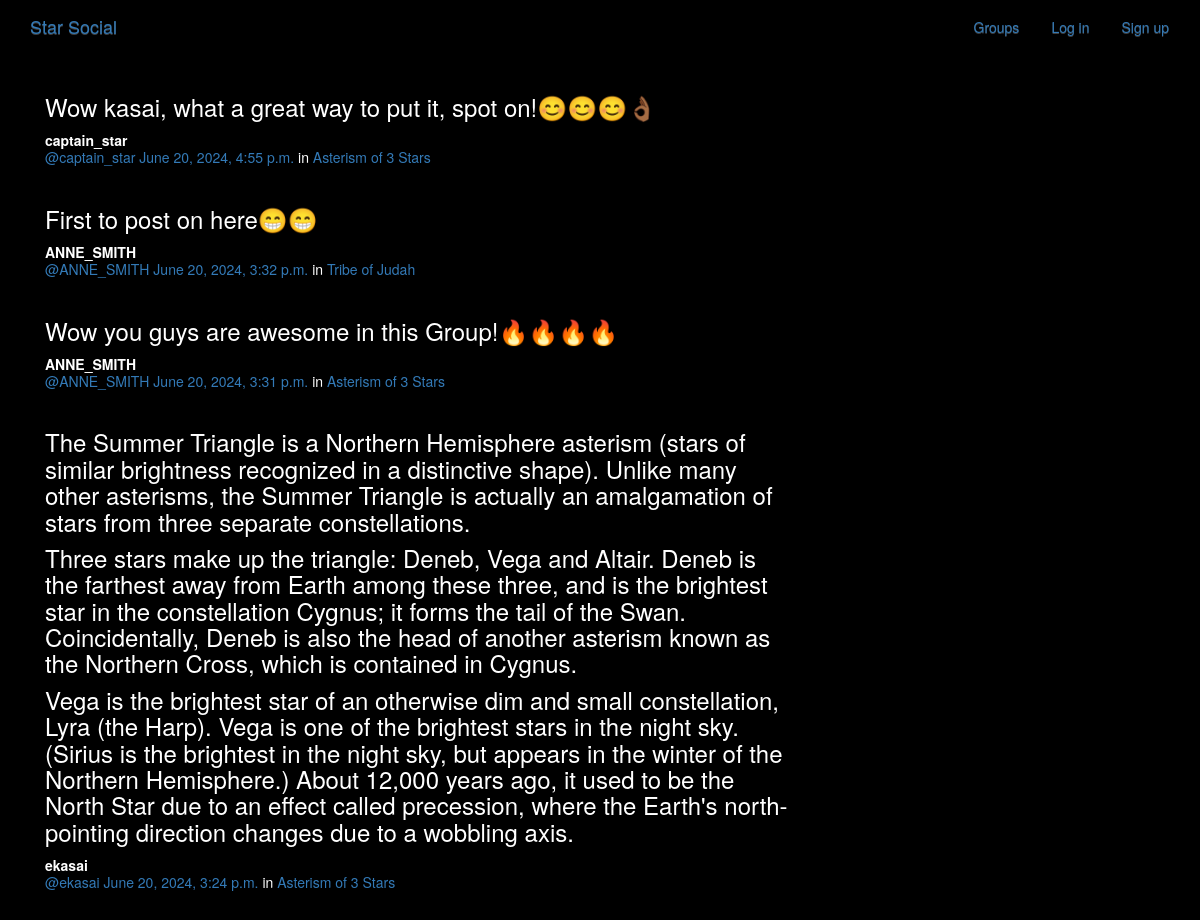
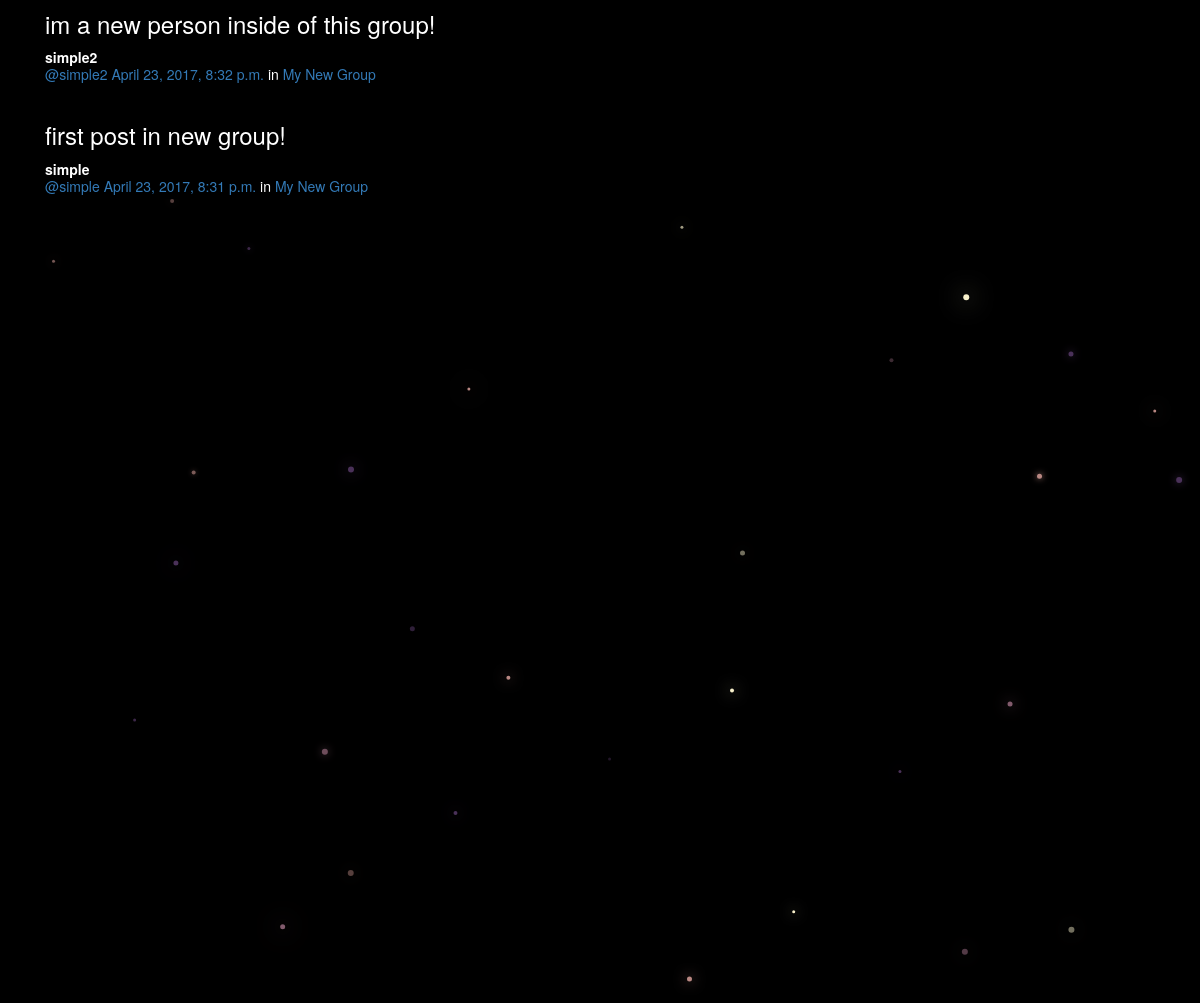
/posts/, run on the app's committed database (2 pictures, top to bottom).
### posts/models.py (models this page shows, shortened)
class Post(models.Model):
    user = models.ForeignKey(User, related_name="posts", on_delete=models.CASCADE)
    created_at = models.DateTimeField(auto_now=True)
    message = models.TextField()
    message_html = models.TextField(editable=False)
    group = models.ForeignKey(Group, related_name="posts", null=True, blank=True, on_delete=models.CASCADE)
    class Meta:
        ordering = ["-created_at"]
        unique_together = ["user", "message"]

### groups/models.py (models this page shows, shortened)
class Group(models.Model):
    name = models.CharField(max_length=255, unique=True)
    slug = models.SlugField(allow_unicode=True, unique=True)
    description = models.TextField(blank=True, default='')
    description_html = models.TextField(editable=False, default='', blank=True)
    members = models.ManyToManyField(User, through="GroupMember")
    class Meta:
        ordering = ["name"]

### posts/views.py (the view)
# urls.py: path('', views.PostList.as_view(), name='all'),
class PostList(SelectRelatedMixin, generic.ListView):
    model = models.Post
    select_related = ("user", "group")

### posts/templates/posts/post_list.html (shortened to what this page needs)
{% extends "posts/post_base.html" %}
{% load humanize %}
{% block post_content %}
<div class="col-md-8">
	{% for post in post_list %}
  {% include "posts/_post.html" %}
	{% endfor %}
</div>
{% endblock %}

### posts/templates/posts/_post.html (shortened to what this page needs)
<div class="post media">
	<h3>{{ post.message_html|safe }}</h3>
	<div class="media-body">
		<strong>{{ post.user.username }}</strong>
		<h5 class="media-heading">
			<span class="username"><a href="{% url 'posts:for_user' username=post.user.username %}">@{{ post.user.username }}</a></span>
			<time class="time"><a href="{% url 'posts:single' username=post.user.username pk=post.pk %}">{{ post.created_at }}</a></time>
			{% if post.group %}
			<span class="group-name">in <a href="#">{{ post.group.name }}</a></span>
			{% endif %}
		</h5>
	</div>
</div>

### static/simplesocial/css/master.css (style rules this page uses)
body { margin: 0; overflow: hidden; background-color: black; color:white; }

### data on the page
Post: message_html "Wow kasai, what a great way to put it, spot on!😊😊😊👌🏾", user.username "captain_star", created_at "June 20, 2024, 4:55 p.m.", group.name "Asterism of 3 Stars"
Post: message_html "First to post on here😁😁", user.username "ANNE_SMITH", created_at "June 20, 2024, 3:32 p.m.", group.name "Tribe of Judah"
Post: message_html "Wow you guys are awesome in this Group!🔥🔥🔥🔥", user.username "ANNE_SMITH", created_at "June 20, 2024, 3:31 p.m.", group.name "Asterism of 3 Stars"
Post: message_html "The Summer Triangle is a Northern Hemisphere asterism (stars of similar brightness recognized in a distinctive shape). Unlike many other asterisms, the Summer Triangle is actually an amalgamation of stars from three separate constellations. Three stars make up the triangle: Deneb, Vega and Altair. Deneb is the farthest away from Earth among these three, and is the brightest star in the constellation Cygnus; it forms the tail of the Swan. Coincidentally, Deneb is also the head of another asterism known as the Northern Cross, which is contained in Cygnus. Vega is the brightest star of an otherwise dim and small constellation, Lyra (the Harp). Vega is one of the brightest stars in the night…", user.username "ekasai", created_at "June 20, 2024, 3:24 p.m.", group.name "Asterism of 3 Stars"
Post: message_html "im a new person inside of this group!", user.username "simple2", created_at "April 23, 2017, 8:32 p.m.", group.name "My New Group"
Post: message_html "first post in new group!", user.username "simple", created_at "April 23, 2017, 8:31 p.m.", group.name "My New Group"
